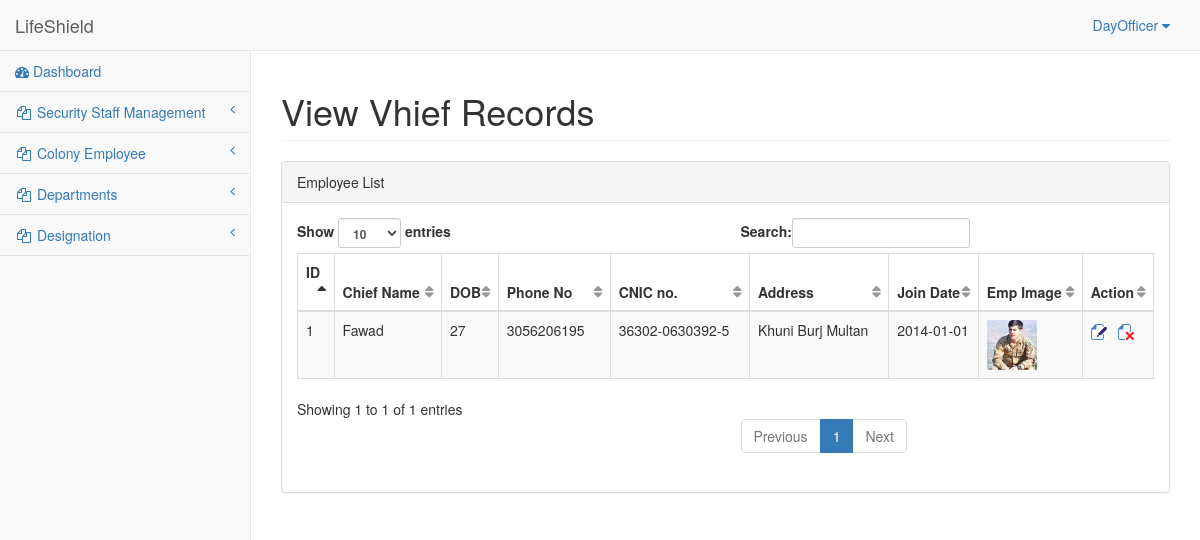
/admin/view_chief_record.php (signed in), run on the app's committed database.
### tables this page shows
CREATE TABLE IF NOT EXISTS `tblchief` (
  `chief_id` int(11) NOT NULL,
  `chief_name` varchar(32) NOT NULL,
  `dob` date NOT NULL,
  `NIC_no` varchar(32) NOT NULL,
  `phone_no` decimal(13,0) NOT NULL,
  `join_date` date NOT NULL,
  `last_designation` varchar(32) NOT NULL,
  `address` varchar(255) NOT NULL,
  `leave_date` date NOT NULL,
  `img_name` varchar(255) NOT NULL,
  `date_created` datetime NOT NULL,
  `date_modified` datetime NOT NULL
);

### admin/functions.php (called while the page is built, shortened)
<?
	include_once('config.php');
	function MySQLQuery($query)
	{
		global $conn;
		$success = mysqli_query($conn,$query);
		return $success;
	}
	function age($date){
		$birth = new DateTime($date);
		$today = new DateTime();
		$diff = $birth->diff($today);
		return $diff->format('%y');
	}
?>

### admin/view_chief_record.php (the view, shortened to what this page needs)
<?php include_once('top.php');?>
<body>
    <div id="wrapper">
        <nav class="navbar navbar-default navbar-static-top" role="navigation" style="margin-bottom: 0">
        <?php include_once('header.php');?>
        <?php include_once('leftsidebar.php');?>
        </nav>
        <div id="page-wrapper">
            <div class="row">
                <div class="col-lg-12">
                    <h1 class="page-header">View Vhief Records</h1>
                </div>
            </div>
            <div class="row">
                <div class="col-lg-12">
                    <div class="panel panel-default">
                        <div class="panel-heading">
                            Employee List
                        </div>
                        <div class="panel-body">
                            <div class="dataTable_wrapper">
                                <table class="table table-striped table-bordered table-hover" id="dataTables-example">
                                    <thead>
                                        <tr>
                                            <th>ID</th>
                                            <th>Chief Name</th>
                                            <th>DOB</th>
                                            <th>Phone No</th>
                                            <th>CNIC no.</th>
                                            <th>Address</th>
                                            <th>Join Date</th>
                                            <th>Emp Image</th>
                                            <th>Action</th>
                                        </tr>
                                    </thead>
                                    <tbody>
                                    <?php
                                    	$SQL = "SELECT * FROM tblchief ORDER BY chief_id DESC";
    									$result = MySQLQuery($SQL);
    									while($row = mysqli_fetch_array($result)) {
                                            if(count($row) > 0)
                                            {
									?>
                                        <tr class="odd gradeX" id="DelID_<?php echo $row['chief_id'];?>">
                                            <td class="center"><?php echo $row['chief_id'];?></td>
                                            <td class="center"><?php echo $row['chief_name'];?></td>
                                            <td class="left"><?php echo age($row['dob']);?></td>
                                            <td class="center"><?php echo $row['phone_no'];?></td>
                                            <td class="center"><?php echo $row['NIC_no'];?></td>
                                            <td class="center"><?php echo $row['address'];?></td>
                                            <td class="center"><?php echo $row['join_date'];?></td>
                                            <td class="center"><img src="security_staff_images/chief/<?php echo $row['img_name'];?>" height="50" width="50"></td>
                                            <td class="center"><a href="add_chief_record?id=<?php echo $row['chief_id'];?>"><img height="16" width="16" src="../images/edit.png" alt="Edit"></a>&nbsp;&nbsp;&nbsp;<a id="<?php echo $row['chief_id'];?>" class='clsDelete'><img data-target="#myModal" data-toggle="modal" src="../images/delete.png" height="16" width="16" alt="Delete"></a></td>
                                        </tr>
									<?php } } ?>
                                    </tbody>
                                </table>
                            </div>
                        </div>
                    </div>
                </div>
            </div>
        </div>
    </div>
</body>
</html>

### data on the page
tblchief: chief_id "1", chief_name "Fawad", dob "27", phone_no "3056206195", NIC_no "36302-0630392-5", address "Khuni Burj Multan", join_date "2014-01-01", img_name (picture)
